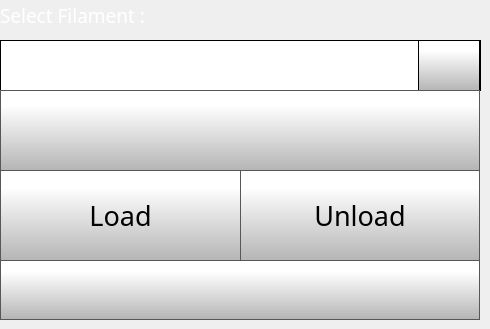
    <widget class="QWidget" name="changeFilamentPage">
     <widget class="QLabel" name="selectFilamentlabel">
      <property name="geometry">
       <rect>
        <x>0</x>
        <y>0</y>
        <width>381</width>
        <height>31</height>
       </rect>
      </property>
      <property name="font">
       <font>
        <family>Gotham Light</family>
        <pointsize>14</pointsize>
        <weight>50</weight>
        <bold>false</bold>
       </font>
      </property>
      <property name="styleSheet">
       <string notr="true">color: rgb(255, 255, 255);</string>
      </property>
      <property name="text">
       <string>Select Filament :</string>
      </property>
     </widget>
     <widget class="QComboBox" name="changeFilamentComboBox">
      <property name="geometry">
       <rect>
        <x>0</x>
        <y>40</y>
        <width>481</width>
        <height>51</height>
       </rect>
      </property>
      <property name="font">
       <font>
        <family>Gotham</family>
        <pointsize>24</pointsize>
       </font>
      </property>
      <property name="styleSheet">
       <string notr="true"> QScrollBar:vertical {
     border: 1px solid black;
border-radius: 5px;
	background-color: rgb(40,40,40);
     width: 80px;
     margin: 70px 0 70px 0;
 }
 QScrollBar::handle:vertical {
border-radius: 5px;
background: qlineargradient(spread:pad, x1:0, y1:1, x2:0, y2:0.188, stop:0 rgba(180, 180, 180, 255), stop:1 rgba(255, 255, 255, 255));
min-height: 20px;
 }
 QScrollBar::add-line:vertical {
     border: 1px solid black;
background: qlineargradient(spread:pad, x1:0, y1:1, x2:0, y2:0.188, stop:0 rgba(180, 180, 180, 255), stop:1 rgba(255, 255, 255, 255));
     height:65px;
border-radius: 5px;
     subcontrol-position: bottom;
     subcontrol-origin: margin;
 }

 QScrollBar::sub-line:vertical {
     border: 1px solid black;
background: qlineargradient(spread:pad, x1:0, y1:1, x2:0, y2:0.188, stop:0 rgba(180, 180, 180, 255), stop:1 rgba(255, 255, 255, 255));
     height: 65px;
border-radius: 5px;
     subcontrol-position: top;
     subcontrol-origin: margin;
 }

QScrollBar::up-arrow:vertical {
 image: url(./templates/img/arrows.png);
    width: 40px;
    height: 40px;
 padding: 5px;
 }
QScrollBar::down-arrow:vertical {
 image: url(./templates/img/arrows-5.png);
    width: 40px;
    height: 40px;
 padding: 5px;
 }

 QScrollBar::add-page:vertical, QScrollBar::sub-page:vertical {
     background: none;
 }

QComboBox {
border: 1px solid black;
    padding: 0px 18px 0px 3px;
    min-width: 6em;

}

QComboBox::item {
	color: rgb(0, 0, 0);
}

QComboBox:editable {
    background: white;
}

QComboBox:!editable, QComboBox::drop-down:editable {
background: white;
}

/* QComboBox gets the &quot;on&quot; state when the popup is open */
QComboBox:!editable:on, QComboBox::drop-down:editable:on {
background: white;
}


QComboBox::drop-down {
border-left: 1px solid black;
border-right: 1px solid black;
	background-color: qlineargradient(spread:pad, x1:0, y1:1, x2:0, y2:0.188, stop:0 rgba(180, 180, 180, 255), stop:1 rgba(255, 255, 255, 255));
    width: 60px;
     height: 50px;

}

QComboBox::down-arrow {

image: url(./templates/img/arrows-5.png);
width: 30px;
height: 30px;

}
</string>
      </property>
      <property name="editable">
       <bool>false</bool>
      </property>
      <property name="maxVisibleItems">
       <number>8</number>
      </property>
      <property name="iconSize">
       <size>
        <width>30</width>
        <height>30</height>
       </size>
      </property>
     </widget>
     <widget class="QPushButton" name="changeFilamentLoadButton">
      <property name="geometry">
       <rect>
        <x>0</x>
        <y>170</y>
        <width>241</width>
        <height>91</height>
       </rect>
      </property>
      <property name="font">
       <font>
        <family>Gotham</family>
        <pointsize>20</pointsize>
       </font>
      </property>
      <property name="styleSheet">
       <string notr="true">QPushButton {
     border: 1px solid rgb(87, 87, 87);
	background-color: qlineargradient(spread:pad, x1:0, y1:1, x2:0, y2:0.188, stop:0 rgba(180, 180, 180, 255), stop:1 rgba(255, 255, 255, 255));


}

QPushButton:pressed {
    background-color: qlineargradient(x1: 0, y1: 0, x2: 0, y2: 1,
                                      stop: 0 #dadbde, stop: 1 #f6f7fa);
}

QPushButton:flat {
    border: none; /* no border for a flat push button */
}

QPushButton:default {
    border-color: navy; /* make the default button prominent */
}

QPushButton:focus {
	outline: none;
}</string>
      </property>
      <property name="text">
       <string>Load</string>
      </property>
      <property name="icon">
       <iconset>
        <normaloff>templates/img/load.png</normaloff>templates/img/load.png</iconset>
      </property>
      <property name="iconSize">
       <size>
        <width>60</width>
        <height>60</height>
       </size>
      </property>
     </widget>
     <widget class="QPushButton" name="toolToggleChangeFilamentButton">
      <property name="geometry">
       <rect>
        <x>0</x>
        <y>90</y>
        <width>480</width>
        <height>81</height>
       </rect>
      </property>
      <property name="minimumSize">
       <size>
        <width>0</width>
        <height>0</height>
       </size>
      </property>
      <property name="font">
       <font>
        <family>Gotham</family>
        <pointsize>30</pointsize>
       </font>
      </property>
      <property name="styleSheet">
       <string notr="true">QPushButton {
     border: 1px solid rgb(87, 87, 87);
	background-color: qlineargradient(spread:pad, x1:0, y1:1, x2:0, y2:0.188, stop:0 rgba(180, 180, 180, 255), stop:1 rgba(255, 255, 255, 255));
}

QPushButton:pressed {
    background-color: qlineargradient(x1: 0, y1: 0, x2: 0, y2: 1,
                                      stop: 0 #dadbde, stop: 1 #f6f7fa);
}

QPushButton:flat {
    border: none; /* no border for a flat push button */
}

QPushButton:default {
    border-color: navy; /* make the default button prominent */
}

QPushButton:focus {
	outline: none;
}</string>
      </property>
      <property name="text">
       <string/>
      </property>
      <property name="icon">
       <iconset>
        <normaloff>templates/img/NozzleSelect_0.png</normaloff>
        <normalon>templates/img/NozzleSelect_1.png</normalon>templates/img/NozzleSelect_0.png</iconset>
      </property>
      <property name="iconSize">
       <size>
        <width>120</width>
        <height>50</height>
       </size>
      </property>
      <property name="checkable">
       <bool>true</bool>
      </property>
      <property name="checked">
       <bool>false</bool>
      </property>
      <property name="autoDefault">
       <bool>false</bool>
      </property>
      <property name="default">
       <bool>false</bool>
      </property>
      <property name="flat">
       <bool>false</bool>
      </property>
     </widget>
     <widget class="QPushButton" name="changeFilamentUnloadButton">
      <property name="geometry">
       <rect>
        <x>240</x>
        <y>170</y>
        <width>240</width>
        <height>91</height>
       </rect>
      </property>
      <property name="font">
       <font>
        <family>Gotham</family>
        <pointsize>20</pointsize>
       </font>
      </property>
      <property name="styleSheet">
       <string notr="true">QPushButton {
     border: 1px solid rgb(87, 87, 87);
	background-color: qlineargradient(spread:pad, x1:0, y1:1, x2:0, y2:0.188, stop:0 rgba(180, 180, 180, 255), stop:1 rgba(255, 255, 255, 255));


}

QPushButton:pressed {
    background-color: qlineargradient(x1: 0, y1: 0, x2: 0, y2: 1,
                                      stop: 0 #dadbde, stop: 1 #f6f7fa);
}

QPushButton:flat {
    border: none; /* no border for a flat push button */
}

QPushButton:default {
    border-color: navy; /* make the default button prominent */
}

QPushButton:focus {
	outline: none;
}</string>
      </property>
      <property name="text">
       <string>Unload</string>
      </property>
      <property name="icon">
       <iconset>
        <normaloff>templates/img/unload.png</normaloff>templates/img/unload.png</iconset>
      </property>
      <property name="iconSize">
       <size>
        <width>60</width>
        <height>60</height>
       </size>
      </property>
     </widget>
     <widget class="QPushButton" name="changeFilamentBackButton">
      <property name="geometry">
       <rect>
        <x>0</x>
        <y>260</y>
        <width>480</width>
        <height>60</height>
       </rect>
      </property>
      <property name="minimumSize">
       <size>
        <width>0</width>
        <height>0</height>
       </size>
      </property>
      <property name="font">
       <font>
        <family>Gotham Light</family>
        <pointsize>9</pointsize>
       </font>
      </property>
      <property name="styleSheet">
       <string notr="true">QPushButton {
     border: 1px solid rgb(87, 87, 87);
	background-color: qlineargradient(spread:pad, x1:0, y1:1, x2:0, y2:0.188, stop:0 rgba(180, 180, 180, 255), stop:1 rgba(255, 255, 255, 255));


}

QPushButton:pressed {
    background-color: qlineargradient(x1: 0, y1: 0, x2: 0, y2: 1,
                                      stop: 0 #dadbde, stop: 1 #f6f7fa);
}

QPushButton:flat {
    border: none; /* no border for a flat push button */
}

QPushButton:default {
    border-color: navy; /* make the default button prominent */
}

QPushButton:focus {
	outline: none;
}</string>
      </property>
      <property name="text">
       <string/>
      </property>
      <property name="icon">
       <iconset>
        <normaloff>templates/img/arrows-4.png</normaloff>templates/img/arrows-4.png</iconset>
      </property>
      <property name="iconSize">
       <size>
        <width>50</width>
        <height>50</height>
       </size>
      </property>
      <property name="checkable">
       <bool>false</bool>
      </property>
      <property name="autoDefault">
       <bool>false</bool>
      </property>
      <property name="default">
       <bool>false</bool>
      </property>
      <property name="flat">
       <bool>false</bool>
      </property>
     </widget>
    </widget>
